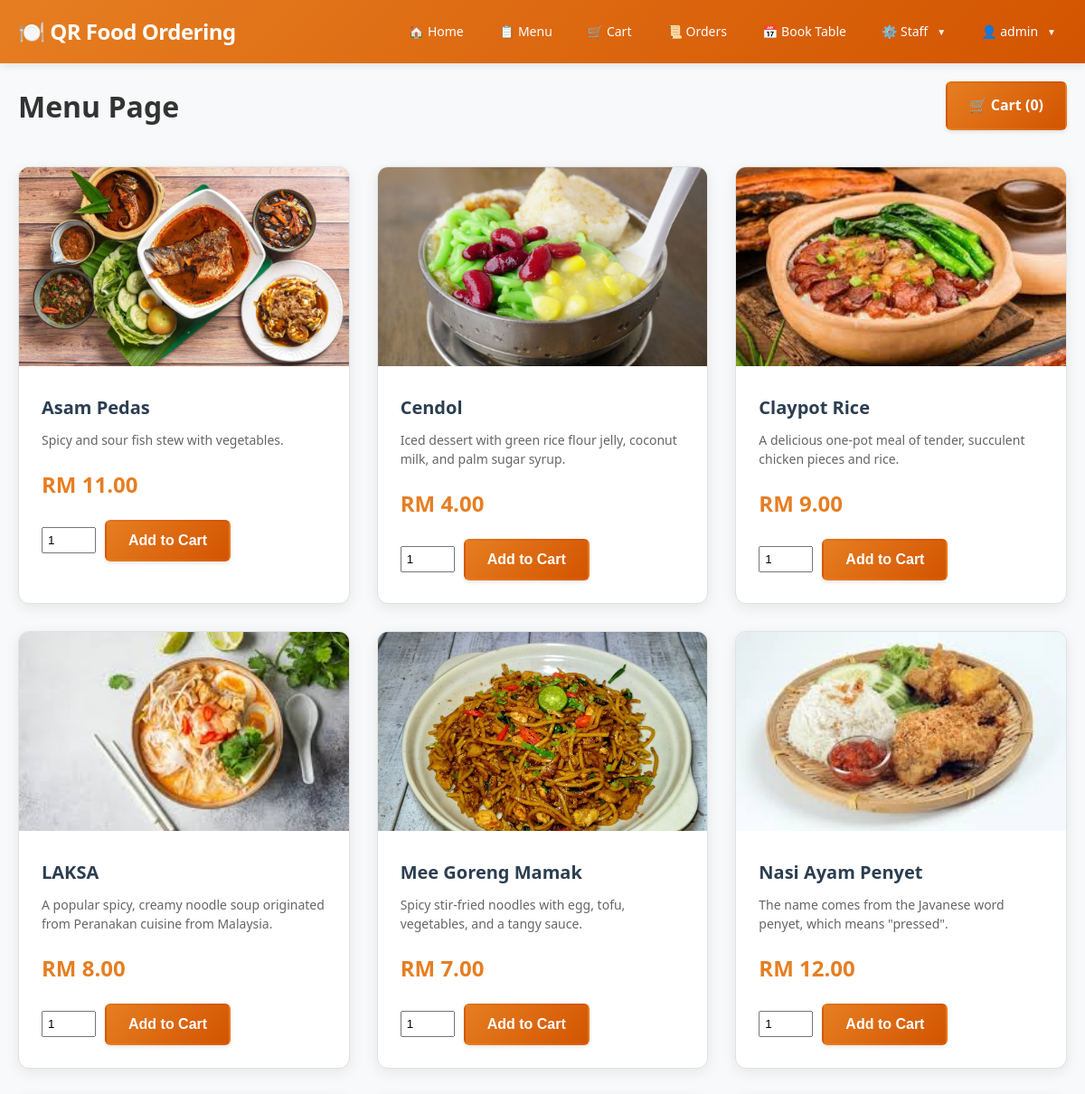
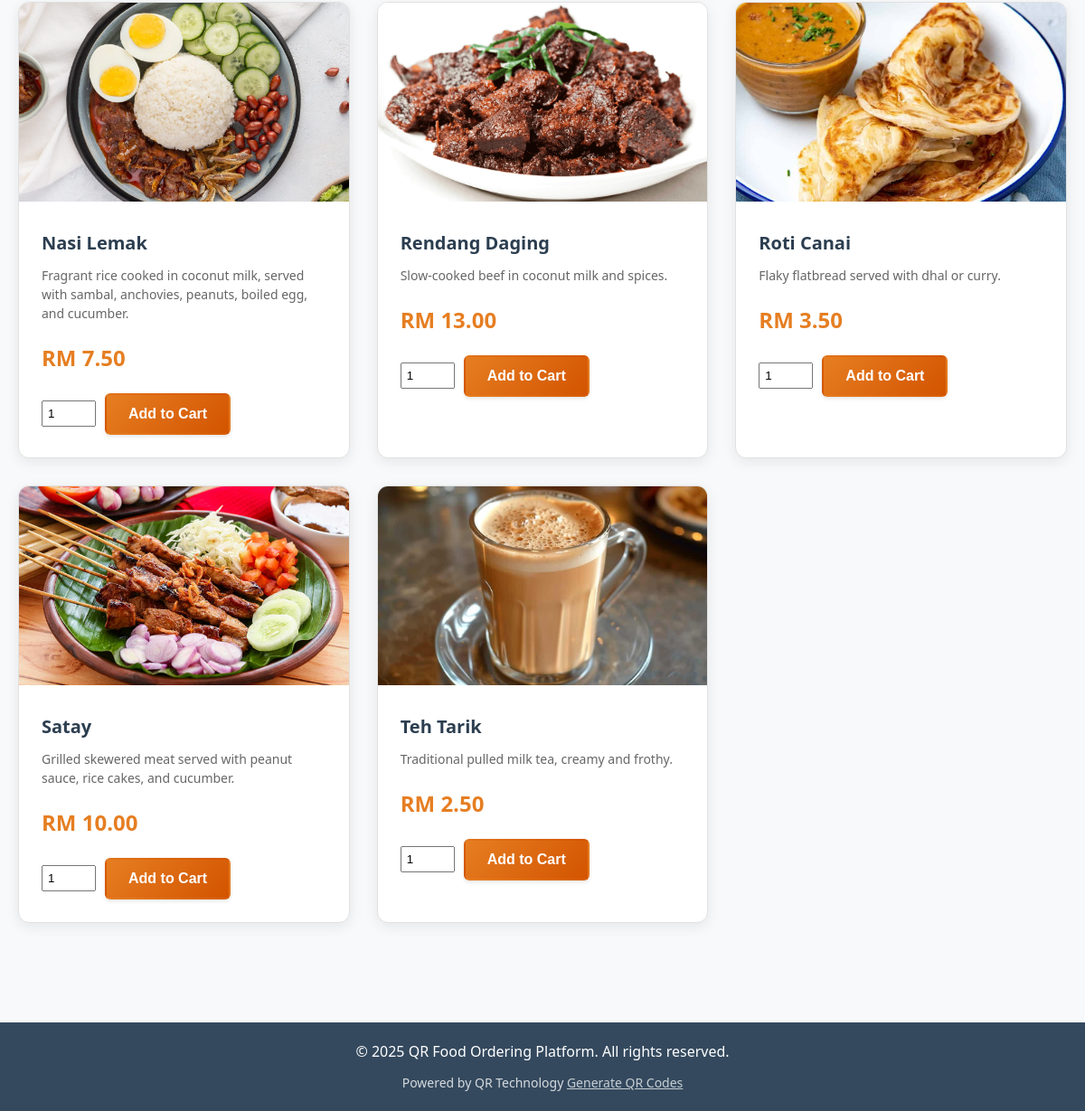
Screenshot of /customer/guest_menu.php (signed in) with the database file from the repository (2 pictures, top to bottom).
### tables this page shows
CREATE TABLE `menu_items` (
  `id` int(11) NOT NULL,
  `name` varchar(100) NOT NULL,
  `description` text DEFAULT NULL,
  `price` decimal(10,2) NOT NULL,
  `image` varchar(255) DEFAULT NULL,
  `created_at` timestamp NOT NULL DEFAULT current_timestamp(),
  `available` tinyint(1) DEFAULT 1,
  `category` varchar(50) DEFAULT NULL
);

### customer/guest_menu.php (the view, shortened to what this page needs)
<?php
require_once '../config/database.php';
$stmt = $pdo->query("SELECT * FROM menu_items ORDER BY name");
$menu_items = $stmt->fetchAll();
include '../includes/header.php';
?>
<div style="display: flex; justify-content: space-between; align-items: center; margin-bottom: 30px;">
    <h1>Menu Page</h1>
    <div>
        <a href="guest_cart.php" class="btn">
            🛒 Cart (<?php echo $cart_count; ?>)
        </a>
    </div>
</div>
<div class="menu-grid">
    <?php foreach ($menu_items as $item): ?>
        <div class="menu-item">
            <img src="../images/<?php echo urlencode($item['image']); ?>"
                 alt="<?php echo htmlspecialchars($item['name']); ?>">
            <div class="menu-item-content">
                <h3><?php echo htmlspecialchars($item['name']); ?></h3>
                <p><?php echo htmlspecialchars($item['description']); ?></p>
                <div class="price">RM <?php echo number_format($item['price'], 2); ?></div>
                <form method="POST" style="display: flex; gap: 10px; align-items: center;">
                    <input type="number" name="quantity" value="1" min="1" style="width: 60px; padding: 5px;">
                    <button type="submit" name="add_to_cart" class="btn">Add to Cart</button>
                </form>
            </div>
        </div>
    <?php endforeach; ?>
</div>
<?php include '../includes/footer.php'; ?>

### css/style.css (style rules this page uses)
* { margin: 0; padding: 0; box-sizing: border-box; }
*::before, *::after { box-sizing: border-box; }
html { font-size: 16px; scroll-behavior: smooth; line-height: 1.15; -webkit-text-size-adjust: 100%; }
body { font-family: 'Segoe UI', 'Roboto', 'Oxygen', 'Ubuntu', 'Cantarell', 'Fira Sans', 'Droid Sans', 'Helvetica Neue', sans-serif; line-height: 1.6; color: #333; background-color: #f8f9fa; font-weight: 400; -webkit-font-smoothing: antialiased; -moz-osx-font-smoothing: grayscale; }
.btn { background: linear-gradient(135deg, #e67e22 0%, #d35400 100%); color: white; padding: 12px 24px; border: none; border-radius: 6px; cursor: pointer; font-size: 16px; font-weight: 600; text-decoration: none; display: inline-flex; align-items: center; justify-content: center; gap: 8px; text-align: center; transition: all 0.3s ease; box-shadow: 0 2px 4px rgba(0,0,0,0.1); border: 2px solid transparent; min-height: 44px; position: relative; overflow: hidden; }
.btn::before { content: ''; position: absolute; top: 0; left: -100%; width: 100%; height: 100%; background: linear-gradient(90deg, transparent, rgba(255,255,255,0.2), transparent); transition: left 0.5s ease; }
.menu-grid { display: grid; grid-template-columns: repeat(auto-fit, minmax(320px, 1fr)); gap: 30px; margin: 40px 0; }
.menu-item { background: white; border: 1px solid #e1e1e1; border-radius: 12px; overflow: hidden; box-shadow: 0 4px 15px rgba(0,0,0,0.08); transition: all 0.3s ease; position: relative; }
.menu-item img { width: 100%; height: 220px; object-fit: cover; transition: transform 0.3s ease; }
.menu-item-content { padding: 25px; }
.menu-item h3 { margin-bottom: 12px; color: #2c3e50; font-size: 20px; font-weight: 700; line-height: 1.3; }
.menu-item p { margin-bottom: 20px; color: #666; line-height: 1.5; font-size: 14px; }
.menu-item .price { font-size: 24px; font-weight: 700; color: #e67e22; margin-bottom: 20px; display: block; }

### rows the page displays
menu_items: image (picture), name "Asam Pedas", description "Spicy and sour fish stew with vegetables.", price "11.00"
menu_items: image (picture), name "Cendol", description "Iced dessert with green rice flour jelly, coconut milk, and palm sugar syrup.", price "4.00"
menu_items: image (picture), name "Claypot Rice", description "A delicious one-pot meal of tender, succulent chicken pieces and rice.", price "9.00"
menu_items: image (picture), name "LAKSA", description "A popular spicy, creamy noodle soup originated from Peranakan cuisine from Malaysia.", price "8.00"
menu_items: image (picture), name "Mee Goreng Mamak", description "Spicy stir-fried noodles with egg, tofu, vegetables, and a tangy sauce.", price "7.00"
menu_items: image (picture), name "Nasi Ayam Penyet", description "The name comes from the Javanese word penyet, which means \"pressed\".", price "12.00"
menu_items: image (picture), name "Nasi Lemak", description "Fragrant rice cooked in coconut milk, served with sambal, anchovies, peanuts, boiled egg, and cucumber.", price "7.50"
menu_items: image (picture), name "Rendang Daging", description "Slow-cooked beef in coconut milk and spices.", price "13.00"
menu_items: image (picture), name "Roti Canai", description "Flaky flatbread served with dhal or curry.", price "3.50"
menu_items: image (picture), name "Satay", description "Grilled skewered meat served with peanut sauce, rice cakes, and cucumber.", price "10.00"
menu_items: image (picture), name "Teh Tarik", description "Traditional pulled milk tea, creamy and frothy.", price "2.50"

### other values shown
$_SESSION['username'] "admin"
$cart_count "0"
